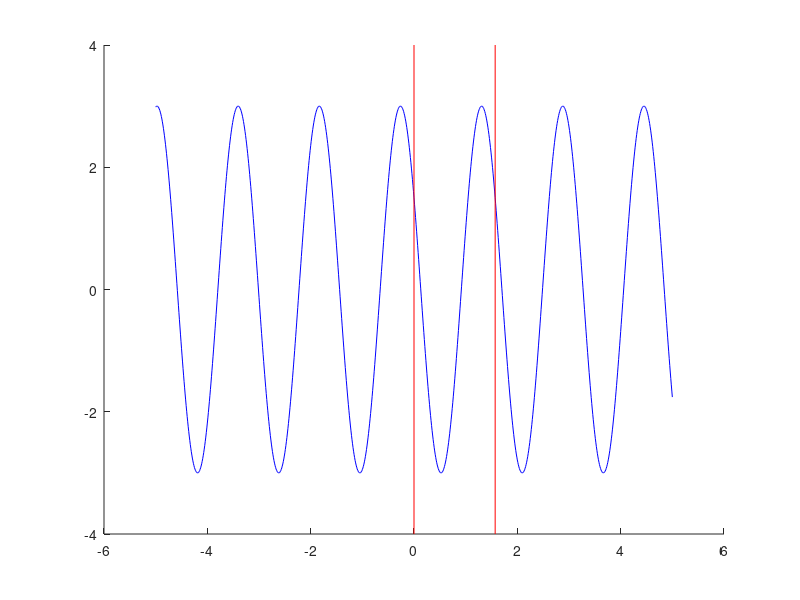

MATLAB code to generate this figure:
disp("Hello World");

t = -5:0.01:5;
x = 3*cos(4*t+pi/3);

figure(1);
clf;
hold on;

plot(t,x,'b');
plot([0,0],[-4,4],'r');
plot([pi/2,pi/2],[-4,4],'r');
